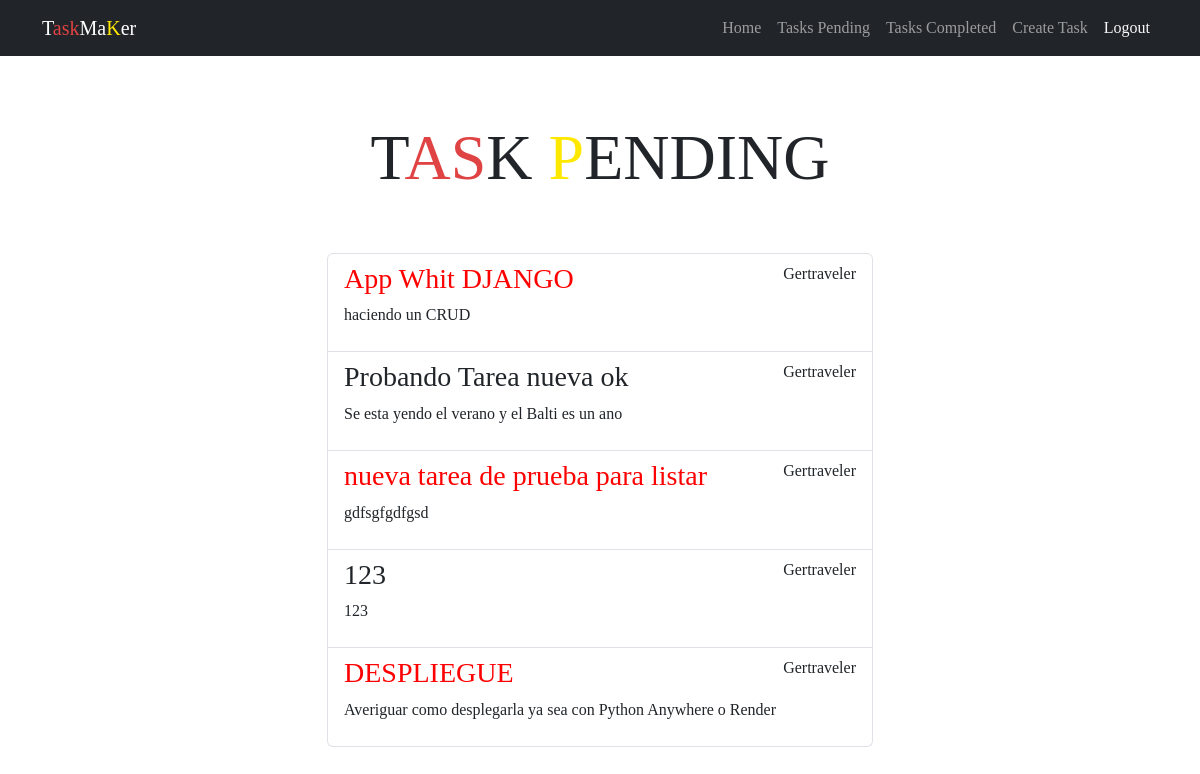
/tasks/ (signed in), run on the app's committed database.
### tasks/models.py (models this page shows, shortened)
class Task(models.Model):
    title = models.CharField(max_length=200)
    description = models.TextField(blank=True)
    created = models.DateTimeField(auto_now_add=True)
    datecompleted = models.DateTimeField(null=True, blank=True)
    important = models.BooleanField(default=False)
    user = models.ForeignKey(User, on_delete=models.CASCADE)

### tasks/views.py (the view)
# urls.py: path('tasks/', views.tasks, name='tasks'),
@login_required
def tasks(request):
    tasks = Task.objects.filter(user=request.user, datecompleted__isnull=True)
    return render(request, 'tasks.html', {'tasks': tasks})

### tasks/templates/tasks.html (shortened to what this page needs)
<!DOCTYPE html>
{% extends 'base.html' %}
{% block content %}
<main class="container">
    <section class="vh-100 gradient-custom-2">
    <div class="row ">
        <div class="col-md-6 offset-md-3">
            <h4 class="text-center display-3 py-5 "
                style="font-family: montserrat extrabold; text-transform: uppercase;">T<span style="color:#E04343;">as</span>k<span> </span>
                <span style="color:#FFE800">P</span><span>end</span>ing</h4>
            <ul class="list-group" style="font-family: montserrat semibold">
            {% for task in tasks %}
            <a class="list-group-item " href="{% url 'task_detail' task.id %}">
                <header class="d-flex justify-content-between">
                {% if task.important %}
                <h3 style="color:#FF0000 ">{{task.title}}</h3>
                {% else %}
                <h3>{{task.title}}</h3>
                {% endif %}
                <p>{{task.user.username}}</p>
                </header>
                <p>{{task.description}}</p>
                </a>
            {% endfor %}
            </ul>
        </div>
    </div>
</main>
{% endblock %}

### tasks/templates/base.html (shortened to what this page needs)
<!DOCTYPE html>
<html lang="en">
<head>
    <link rel="stylesheet" href="https://cdn.jsdelivr.net/npm/bootstrap@5.3.0-alpha2/dist/css/bootstrap.min.css">
</head>
<body>
    <nav class="navbar navbar-expand-lg bg-dark navbar-dark">
        <div class="container">
          <a class="navbar-brand" href="/" style="font-family: montserrat extrabold">T<span style="color:#E04343;">ask</span>Ma<span style="color:#FFE800">K</span><span>er</span></a>
          <div class="collapse navbar-collapse" id="navbarNav">
            <ul class="navbar-nav ms-auto">
                <li class="nav-item">
                    <a class="nav-link" href="/" style="font-family: montserrat">Home</a>
                </li>
                {% if user.is_authenticated %}
                <li class="nav-item">
                    <a class="nav-link" style="font-family: montserrat" href="{% url 'tasks' %}">Tasks Pending</a>
                </li>
                <li class="nav-item">
                    <a class="nav-link" style="font-family: montserrat" href="{% url 'tasks_completed' %}">Tasks Completed</a>
                </li>
                <li class="nav-item">
                    <a class="nav-link" style="font-family: montserrat" href="/tasks/create/">Create Task</a>
                </li>
                <li class="nav-item">
                    <a class="nav-link text-light" style="font-family: montserrat" href="/logout">Logout</a>
                </li>
               {% endif %}
            </ul>
          </div>
        </div>
      </nav>
    {% block content %}
    {% endblock %}
</body>
</html>

### data on the page
Task: title "App Whit DJANGO", user.username "Gertraveler", description "haciendo un CRUD"
Task: title "Probando Tarea nueva ok", user.username "Gertraveler", description "Se esta yendo el verano y el Balti es un ano"
Task: title "nueva tarea de prueba para listar", user.username "Gertraveler", description "gdfsgfgdfgsd"
Task: title "123", user.username "Gertraveler", description "123"
Task: title "DESPLIEGUE", user.username "Gertraveler", description "Averiguar como desplegarla ya sea con Python Anywhere o Render"
